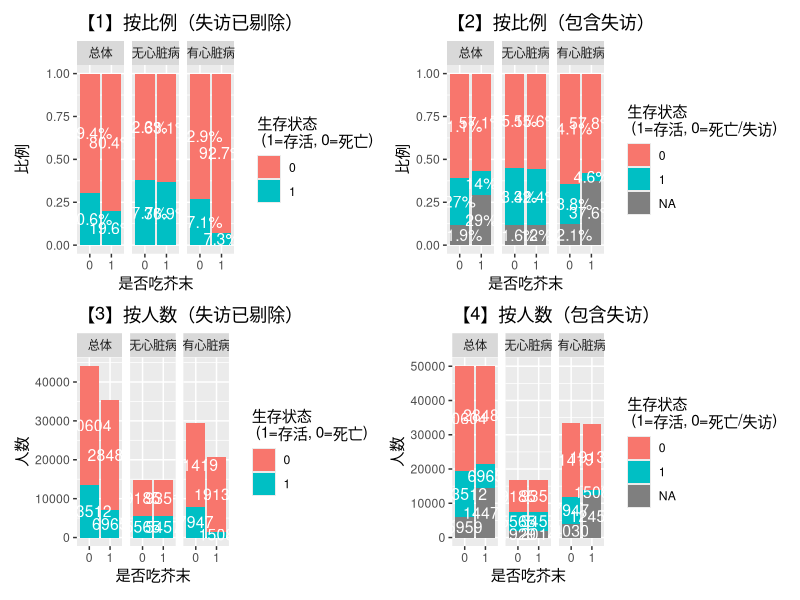

Write R code to recreate this figure.

# 情景: 人群中开展随机对照试验研究吃芥末是否影响其生存率；入组假设总体人群中有2/3的人都有心脏病，1/3没有；而有心脏病的人吃了芥末可能更容易死亡；死亡的患者更容易失访
# 想证明的观点: 在数据设计的时候假设吃芥末不会造成提高死亡率(图1的无心脏病列)；失访由于不具有可互换性因此会导致偏倚 → 如果只分析未失访的患者的生存率会发现汇总的话吃芥末会增加死亡率(图1的总体列)


set.seed(1234)

n <- 100000  # 总样本数

# 1. 基线特征
heart_disease <- rbinom(n, 1, 2/3)  # 2/3 有心脏病
mustard <- rbinom(n, 1, 0.5)        # 随机分配吃芥末

# 2. 生存概率模型（logit 模型）
# 假设：吃芥末对无心脏病者无影响，但对有心脏病者有负效应
linear_pred <- -1 +
  0.5 * (1 - heart_disease) +       # 无心脏病的人生存率更高
  (-1.5) * (heart_disease * mustard) # 心脏病 + 吃芥末 → 更高死亡风险

prob_survival <- plogis(linear_pred)
survived <- rbinom(n, 1, prob_survival)

# 3. 加入失访（失访与心脏病 & 芥末有关）
# 假设有心脏病并吃芥末的人更可能失访
prob_missing <- plogis(-2 + 1.5 * heart_disease * mustard)
missing <- rbinom(n, 1, prob_missing)

# 设置死亡状态为 NA（失访）
outcome <- ifelse(missing == 1, NA, survived)

# 4. 构建数据框
df <- data.frame(
  heart_disease = heart_disease,
  mustard = mustard,
  linear_pred = linear_pred,
  prob_survival = prob_survival,
  survived = survived,
  prob_missing = prob_missing,
  missing = missing,
  outcome = outcome
)

# 查看前几行
head(df)

# 统计检验吃芥末和心脏病分布无关联
# 四格表：吃芥末 vs 心脏病
table_mh <- table(df$mustard, df$heart_disease)
colnames(table_mh) <- c("无心脏病", "有心脏病")
rownames(table_mh) <- c("不吃芥末", "吃芥末")
table_mh

# 卡方检验：检验是否独立
chisq_test <- chisq.test(table_mh)
chisq_test

library(dplyr)
library(ggplot2)

# ---- 公共数据准备 ----
df_clean <- na.omit(df)

# 为比例图准备 group 字段（去除 NA）
df_prop_clean <- bind_rows(
  df_clean %>% mutate(group = "总体"),
  df_clean %>% mutate(group = ifelse(heart_disease == 1, "有心脏病", "无心脏病"))
)

# 为比例图准备 group 字段（保留 NA）
df_prop_full <- bind_rows(
  df %>% mutate(group = "总体"),
  df %>% mutate(group = ifelse(heart_disease == 1, "有心脏病", "无心脏病"))
)

# ---- 百分比数据准备函数 ----
prep_label_data <- function(df_plot) {
  df_plot %>%
    group_by(group, mustard, outcome) %>%
    summarise(n = n(), .groups = "drop") %>%
    group_by(group, mustard) %>%
    mutate(
      prop = n / sum(n),
      label = paste0(round(prop * 100,1), "%")
    )
}

# 标注数据
label_p1 <- prep_label_data(df_prop_clean)
label_p2 <- prep_label_data(df_prop_full)

# ---- 图1：按比例（失访已剔除） ----
p1 <- ggplot(df_prop_clean, aes(x = factor(mustard), fill = factor(outcome))) +
  geom_bar(position = "fill") +
  geom_text(data = label_p1,
            aes(x = factor(mustard), y = prop, label = label, group = outcome),
            position = position_stack(vjust = 0.5),
            color = "white", size = 4) +
  facet_wrap(~ group) +
  labs(
    x = "是否吃芥末",
    fill = "生存状态 \n (1=存活, 0=死亡)",
    y = "比例",
    title = "【1】按比例（失访已剔除）"
  )

# ---- 图2：按比例（包含失访） ----
p2 <- ggplot(df_prop_full, aes(x = factor(mustard), fill = factor(outcome))) +
  geom_bar(position = "fill") +
  geom_text(data = label_p2,
            aes(x = factor(mustard), y = prop, label = label, group = outcome),
            position = position_stack(vjust = 0.5),
            color = "white", size = 4) +
  facet_wrap(~ group) +
  labs(
    x = "是否吃芥末",
    fill = "生存状态 \n (1=存活, 0=死亡/失访)",
    y = "比例",
    title = "【2】按比例（包含失访）"
  )

# 5. 构建频数数据（去除 NA）
df_freq_clean <- df_prop_clean %>%
  group_by(group, mustard, outcome) %>%
  summarise(n = n(), .groups = "drop")

p3 <- ggplot(df_freq_clean, aes(x = factor(mustard), y = n, fill = factor(outcome))) +
  geom_bar(stat = "identity", position = "stack") +
  geom_text(aes(label = n),
            position = position_stack(vjust = 0.5),
            color = "white", size = 4) +
  facet_wrap(~ group) +
  labs(
    x = "是否吃芥末",
    y = "人数",
    fill = "生存状态 \n (1=存活, 0=死亡)",
    title = "【3】按人数（失访已剔除）"
  )

# 6. 构建频数数据（保留 NA）
df_freq_full <- df_prop_full %>%
  group_by(group, mustard, outcome) %>%
  summarise(n = n(), .groups = "drop")

p4 <- ggplot(df_freq_full, aes(x = factor(mustard), y = n, fill = factor(outcome))) +
  geom_bar(stat = "identity", position = "stack") +
  geom_text(aes(label = n),
            position = position_stack(vjust = 0.5),
            color = "white", size = 4) +
  facet_wrap(~ group) +
  labs(
    x = "是否吃芥末",
    y = "人数",
    fill = "生存状态 \n (1=存活, 0=死亡/失访)",
    title = "【4】按人数（包含失访）"
  )

# 如果你要一起展示，使用 patchwork 包
library(patchwork)
(p1 | p2) / (p3 | p4)
